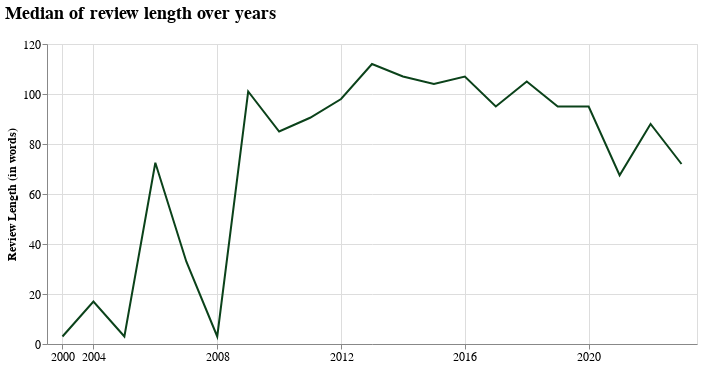

The code cell stored with this chart in its notebook:
### Markdown cell above
### <b>3.2 Content of Reviews</b>
#### <b>3.2.1 Review Length (in Words)</b>

### Code cell
# len review
one_review_df = (df[df['rating'] == 1]
                 .groupby('year')
                 .agg(func={'len_review':'median'})
                 .reset_index())

alt.Chart(one_review_df).mark_line(color='#0b421a').encode(
    alt.X('year:N', title=None, axis=alt.Axis(labelAngle=0, tickCount=12, values=[y for y in range(2000, 2024, 4)])), 
    alt.Y('len_review', title='Review Length (in words)')
).properties(
    title=alt.Title('Median of review length over years',
                    anchor='start',
                    fontSize=18,
                    offset=15),
    width=650, height=300
).configure_axis(
    labelFontSize=12,
    titleFontSize=12,
    grid=True
)

### Figure 1 — Vega-Lite specification as saved in the notebook (floating-point values rounded to 4 significant figures)
{"config": {"view": {"continuousWidth": 300, "continuousHeight": 300}, "axis": {"grid": true, "labelFontSize": 12, "titleFontSize": 12}}, "data": {"name": "data-f52ba7859aa52e7988f5ce4fbf541a58"}, "mark": {"type": "line", "color": "#0b421a"}, "encoding": {"x": {"axis": {"labelAngle": 0, "tickCount": 12, "values": [2000, 2004, 2008, 2012, 2016, 2020]}, "field": "year", "title": null, "type": "nominal"}, "y": {"field": "len_review", "title": "Review Length (in words)", "type": "quantitative"}}, "height": 300, "title": {"text": "Median of review length over years", "anchor": "start", "fontSize": 18, "offset": 15}, "width": 650, "$schema": "https://vega.github.io/schema/vega-lite/v5.17.0.json", "datasets": {"data-f52ba7859aa52e7988f5ce4fbf541a58": [{"year": 2000, "len_review": 3.0}, {"year": 2004, "len_review": 17.0}, {"year": 2005, "len_review": 3.0}, {"year": 2006, "len_review": 72.5}, {"year": 2007, "len_review": 33.0}, {"year": 2008, "len_review": 3.0}, {"year": 2009, "len_review": 101.0}, {"year": 2010, "len_review": 85.0}, {"year": 2011, "len_review": 90.5}, {"year": 2012, "len_review": 98.0}, {"year": 2013, "len_review": 112.0}, {"year": 2014, "len_review": 107.0}, {"year": 2015, "len_review": 104.0}, {"year": 2016, "len_review": 107.0}, {"year": 2017, "len_review": 95.0}, {"year": 2018, "len_review": 105.0}, {"year": 2019, "len_review": 95.0}, {"year": 2020, "len_review": 95.0}, {"year": 2021, "len_review": 67.5}, {"year": 2022, "len_review": 88.0}, {"year": 2023, "len_review": 72.0}]}}
